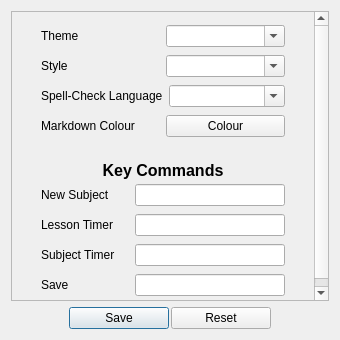
<?xml version="1.0" encoding="UTF-8"?>
<ui version="4.0">
 <class>SettingsDialog</class>
 <widget class="QDialog" name="SettingsDialog">
  <property name="geometry">
   <rect>
    <x>0</x>
    <y>0</y>
    <width>340</width>
    <height>340</height>
   </rect>
  </property>
  <property name="minimumSize">
   <size>
    <width>325</width>
    <height>175</height>
   </size>
  </property>
  <property name="windowTitle">
   <string>Settings</string>
  </property>
  <property name="windowIcon">
   <iconset resource="../Resources/Icons/Resource_file.qrc">
    <normaloff>:/Files/write.png</normaloff>:/Files/write.png</iconset>
  </property>
  <layout class="QGridLayout" name="gridLayout_3">
   <item row="1" column="0">
    <widget class="QWidget" name="widget_2" native="true">
     <layout class="QGridLayout" name="gridLayout_2">
      <property name="leftMargin">
       <number>0</number>
      </property>
      <property name="topMargin">
       <number>0</number>
      </property>
      <property name="rightMargin">
       <number>0</number>
      </property>
      <property name="bottomMargin">
       <number>0</number>
      </property>
      <property name="spacing">
       <number>0</number>
      </property>
      <item row="0" column="0">
       <spacer name="horizontalSpacer">
        <property name="orientation">
         <enum>Qt::Orientation::Horizontal</enum>
        </property>
        <property name="sizeHint" stdset="0">
         <size>
          <width>57</width>
          <height>20</height>
         </size>
        </property>
       </spacer>
      </item>
      <item row="0" column="1">
       <widget class="QWidget" name="widget" native="true">
        <layout class="QGridLayout" name="gridLayout">
         <property name="leftMargin">
          <number>0</number>
         </property>
         <property name="topMargin">
          <number>0</number>
         </property>
         <property name="rightMargin">
          <number>0</number>
         </property>
         <property name="bottomMargin">
          <number>0</number>
         </property>
         <property name="horizontalSpacing">
          <number>2</number>
         </property>
         <property name="verticalSpacing">
          <number>4</number>
         </property>
         <item row="0" column="0">
          <widget class="QPushButton" name="ButtonSave">
           <property name="minimumSize">
            <size>
             <width>100</width>
             <height>0</height>
            </size>
           </property>
           <property name="text">
            <string>Save</string>
           </property>
          </widget>
         </item>
         <item row="0" column="1">
          <widget class="QPushButton" name="ButtonReset">
           <property name="minimumSize">
            <size>
             <width>100</width>
             <height>0</height>
            </size>
           </property>
           <property name="text">
            <string>Reset</string>
           </property>
          </widget>
         </item>
        </layout>
       </widget>
      </item>
      <item row="0" column="2">
       <spacer name="horizontalSpacer_2">
        <property name="orientation">
         <enum>Qt::Orientation::Horizontal</enum>
        </property>
        <property name="sizeHint" stdset="0">
         <size>
          <width>57</width>
          <height>20</height>
         </size>
        </property>
       </spacer>
      </item>
     </layout>
    </widget>
   </item>
   <item row="0" column="0">
    <widget class="QScrollArea" name="scrollArea">
     <property name="widgetResizable">
      <bool>true</bool>
     </property>
     <widget class="QWidget" name="scrollAreaWidgetContents">
      <property name="geometry">
       <rect>
        <x>0</x>
        <y>0</y>
        <width>308</width>
        <height>307</height>
       </rect>
      </property>
      <layout class="QGridLayout" name="gridLayout_11">
       <property name="leftMargin">
        <number>20</number>
       </property>
       <property name="rightMargin">
        <number>20</number>
       </property>
       <property name="verticalSpacing">
        <number>0</number>
       </property>
       <item row="1" column="0">
        <widget class="QWidget" name="widget_4" native="true">
         <layout class="QGridLayout" name="gridLayout_5">
          <property name="topMargin">
           <number>4</number>
          </property>
          <property name="bottomMargin">
           <number>4</number>
          </property>
          <item row="0" column="2">
           <widget class="QComboBox" name="CBStyle">
            <property name="maximumSize">
             <size>
              <width>150</width>
              <height>16777215</height>
             </size>
            </property>
            <property name="editable">
             <bool>true</bool>
            </property>
            <property name="insertPolicy">
             <enum>QComboBox::InsertPolicy::NoInsert</enum>
            </property>
           </widget>
          </item>
          <item row="0" column="1">
           <widget class="QLabel" name="label_2">
            <property name="text">
             <string>Style</string>
            </property>
           </widget>
          </item>
         </layout>
        </widget>
       </item>
       <item row="9" column="0">
        <widget class="QWidget" name="widget_9" native="true">
         <layout class="QGridLayout" name="gridLayout_10">
          <property name="topMargin">
           <number>4</number>
          </property>
          <property name="bottomMargin">
           <number>4</number>
          </property>
          <item row="0" column="0">
           <widget class="QLabel" name="label_7">
            <property name="text">
             <string>Save</string>
            </property>
           </widget>
          </item>
          <item row="0" column="1">
           <widget class="QLineEdit" name="LE_Save">
            <property name="maximumSize">
             <size>
              <width>150</width>
              <height>16777215</height>
             </size>
            </property>
           </widget>
          </item>
         </layout>
        </widget>
       </item>
       <item row="2" column="0">
        <widget class="QWidget" name="widget_5" native="true">
         <layout class="QGridLayout" name="gridLayout_6">
          <property name="topMargin">
           <number>4</number>
          </property>
          <property name="bottomMargin">
           <number>4</number>
          </property>
          <item row="0" column="0">
           <widget class="QLabel" name="label_3">
            <property name="text">
             <string>Spell-Check Language</string>
            </property>
           </widget>
          </item>
          <item row="0" column="1">
           <widget class="QComboBox" name="CBLang">
            <property name="maximumSize">
             <size>
              <width>150</width>
              <height>16777215</height>
             </size>
            </property>
            <property name="editable">
             <bool>true</bool>
            </property>
            <property name="insertPolicy">
             <enum>QComboBox::InsertPolicy::NoInsert</enum>
            </property>
           </widget>
          </item>
         </layout>
        </widget>
       </item>
       <item row="0" column="0">
        <widget class="QWidget" name="widget_3" native="true">
         <layout class="QGridLayout" name="gridLayout_4">
          <property name="topMargin">
           <number>4</number>
          </property>
          <property name="bottomMargin">
           <number>4</number>
          </property>
          <item row="0" column="0">
           <widget class="QLabel" name="label">
            <property name="text">
             <string>Theme</string>
            </property>
           </widget>
          </item>
          <item row="0" column="1">
           <widget class="QComboBox" name="CBTheme">
            <property name="maximumSize">
             <size>
              <width>150</width>
              <height>16777215</height>
             </size>
            </property>
            <property name="editable">
             <bool>true</bool>
            </property>
            <property name="insertPolicy">
             <enum>QComboBox::InsertPolicy::NoInsert</enum>
            </property>
           </widget>
          </item>
         </layout>
        </widget>
       </item>
       <item row="8" column="0">
        <widget class="QWidget" name="widget_8" native="true">
         <layout class="QGridLayout" name="gridLayout_9">
          <property name="topMargin">
           <number>4</number>
          </property>
          <property name="bottomMargin">
           <number>4</number>
          </property>
          <item row="0" column="0">
           <widget class="QLabel" name="label_6">
            <property name="text">
             <string>Subject Timer</string>
            </property>
           </widget>
          </item>
          <item row="0" column="1">
           <widget class="QLineEdit" name="LE_SubTimer">
            <property name="maximumSize">
             <size>
              <width>150</width>
              <height>16777215</height>
             </size>
            </property>
           </widget>
          </item>
         </layout>
        </widget>
       </item>
       <item row="10" column="0">
        <spacer name="verticalSpacer">
         <property name="orientation">
          <enum>Qt::Orientation::Vertical</enum>
         </property>
         <property name="sizeHint" stdset="0">
          <size>
           <width>20</width>
           <height>40</height>
          </size>
         </property>
        </spacer>
       </item>
       <item row="4" column="0">
        <spacer name="verticalSpacer_2">
         <property name="orientation">
          <enum>Qt::Orientation::Vertical</enum>
         </property>
         <property name="sizeType">
          <enum>QSizePolicy::Policy::Fixed</enum>
         </property>
         <property name="sizeHint" stdset="0">
          <size>
           <width>20</width>
           <height>20</height>
          </size>
         </property>
        </spacer>
       </item>
       <item row="7" column="0">
        <widget class="QWidget" name="widget_7" native="true">
         <layout class="QGridLayout" name="gridLayout_8">
          <property name="topMargin">
           <number>4</number>
          </property>
          <property name="bottomMargin">
           <number>4</number>
          </property>
          <item row="0" column="0">
           <widget class="QLabel" name="label_5">
            <property name="text">
             <string>Lesson Timer</string>
            </property>
           </widget>
          </item>
          <item row="0" column="1">
           <widget class="QLineEdit" name="LE_LessTimer">
            <property name="maximumSize">
             <size>
              <width>150</width>
              <height>16777215</height>
             </size>
            </property>
           </widget>
          </item>
         </layout>
        </widget>
       </item>
       <item row="6" column="0">
        <widget class="QWidget" name="widget_6" native="true">
         <layout class="QGridLayout" name="gridLayout_7">
          <property name="topMargin">
           <number>4</number>
          </property>
          <property name="bottomMargin">
           <number>4</number>
          </property>
          <item row="0" column="0">
           <widget class="QLabel" name="label_4">
            <property name="text">
             <string>New Subject</string>
            </property>
           </widget>
          </item>
          <item row="0" column="1">
           <widget class="QLineEdit" name="LE_NewSubject">
            <property name="maximumSize">
             <size>
              <width>150</width>
              <height>16777215</height>
             </size>
            </property>
           </widget>
          </item>
         </layout>
        </widget>
       </item>
       <item row="5" column="0">
        <widget class="QLabel" name="label_8">
         <property name="font">
          <font>
           <pointsize>12</pointsize>
           <bold>true</bold>
          </font>
         </property>
         <property name="text">
          <string>Key Commands</string>
         </property>
         <property name="alignment">
          <set>Qt::AlignmentFlag::AlignCenter</set>
         </property>
        </widget>
       </item>
       <item row="3" column="0">
        <widget class="QWidget" name="widget_10" native="true">
         <layout class="QGridLayout" name="gridLayout_12">
          <property name="topMargin">
           <number>4</number>
          </property>
          <property name="bottomMargin">
           <number>4</number>
          </property>
          <item row="0" column="0">
           <widget class="QLabel" name="label_9">
            <property name="text">
             <string>Markdown Colour</string>
            </property>
           </widget>
          </item>
          <item row="0" column="1">
           <widget class="QPushButton" name="PHColour">
            <property name="text">
             <string>Colour</string>
            </property>
           </widget>
          </item>
         </layout>
        </widget>
       </item>
      </layout>
     </widget>
    </widget>
   </item>
  </layout>
 </widget>
 <resources>
  <include location="../Resources/Icons/Resource_file.qrc"/>
 </resources>
 <connections/>
</ui>
